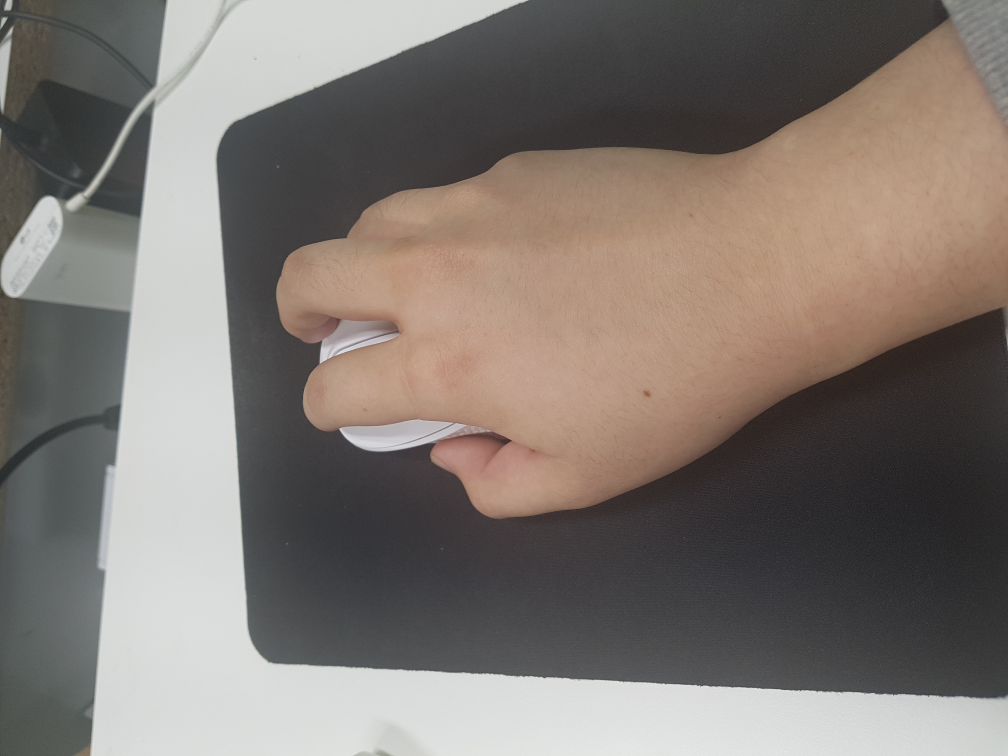
#> input picture Algorithm/Py_Server/image.png, 4032 x 3024 px (shown at 1/4 size)
$ python -i toGreed.py   (imports and definitions only)   (older library calls are emulated)
#> lines starting #> are read from the running program, lines starting #| are printed output that depends on the picture; after the words box and inside, x2 and y2 are one past the last pixel; in counts of white or black regions, pixels touching at a corner belong together
import cv2
import numpy as np
import math


def contour(image):
    # 사진 사이즈 조정

#> called with image = 'image.png'
    a = 0

    def Resizing(img):
        width = 500
        ratio = width / img.shape[1]  # width * 사진 너비 = 비율
        height = int(ratio * img.shape[0])  # 비율 * 사진 높이
        # 비율 유지한 채로 이미지 Resize
        resize = cv2.resize(img, dsize=(width, height), interpolation=cv2.INTER_AREA)
        print(resize.shape)

        return resize

    # 창 이름 설정

    # cv2.namedWindow('image')

    # 이미지 파일 읽기
    base = cv2.imread(image, cv2.IMREAD_COLOR)
#> base is the input picture: shape (3024, 4032, 3); mean B, G, R 113.4, 119.2, 127.5
    rotImg = cv2.rotate(base, cv2.ROTATE_90_CLOCKWISE)

    # 이미지 사이즈 조정

    img = Resizing(rotImg)
#> in Resizing, `resize = cv2.resize(img, dsize=(width, height), interpolation=cv2.INTE..`:
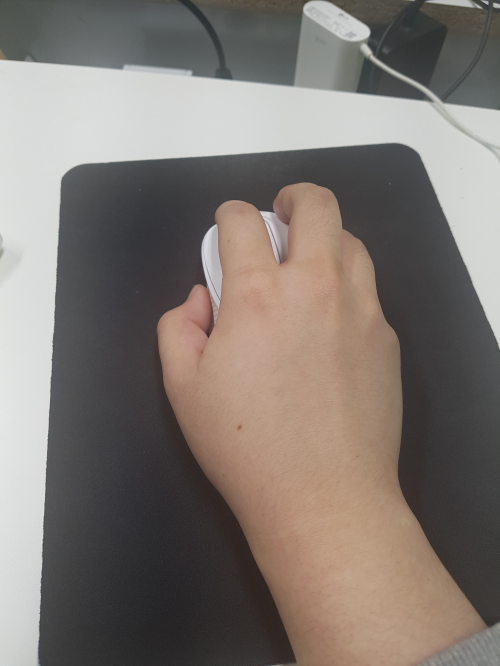
#> resize: shape (666, 500, 3); mean B, G, R 113.4, 119.2, 127.5
#| (666, 500, 3)

    # 이미지 hsv 색 변경

    img_hsv = cv2.cvtColor(img, cv2.COLOR_BGR2HSV)
#> img_hsv: shape (666, 500, 3); mean H, S, V 61, 29.4, 128.8

    # 피부색 범위 검출

    img_hsv = cv2.fastNlMeansDenoisingColored(img_hsv, None, 10, 10, 7, 21)  # 노이즈제거
#> img_hsv: shape (666, 500, 3); mean H, S, V 60, 29, 128.7

    lower = np.array([0, 50, 80], dtype="uint8")  # 최소 범위
    upper = np.array([70, 255, 255], dtype="uint8")  # 최대 범위

    img_hand = cv2.inRange(img_hsv, lower, upper)  # 범위 내 이미지 추출
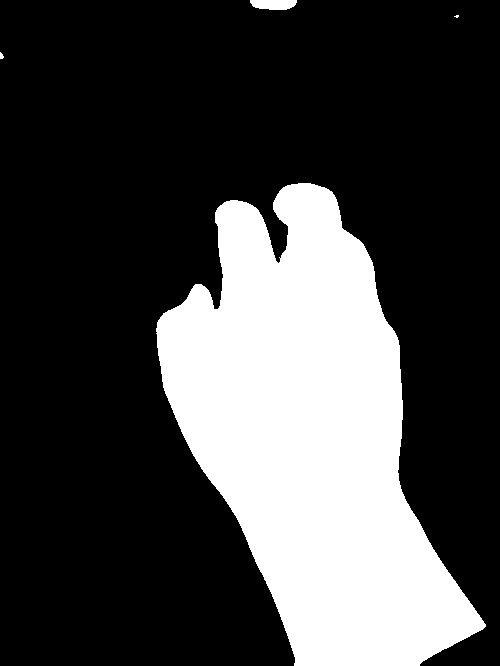
#> img_hand: shape (666, 500); 26.7% white; 4 white regions (1 under 20 px)

    # 손 가장자리 외각선 찾기

    contours, hierarchy = cv2.findContours(img_hand, cv2.RETR_LIST, cv2.CHAIN_APPROX_SIMPLE)
#> contours = 4 contours, 2 with area under 20; largest, box (x1, y1, x2, y2) and area: (156, 183, 486, 666) 87788, (250, 0, 297, 10) 350

    max = 0

    maxctr = None
    for cnt in contours:

        area = cv2.contourArea(cnt)

        if (max < area):
            max = area

            maxctr = cnt  # 손 가장자리 배열
#> this loop made 4 passes
#> (area, max) on pass 1: (87788, 87788)
#> area on pass 4: 350
#> after the loop, max = 87788; maxctr = contour of 697 points, box (x1, y1, x2, y2) (156, 183, 486, 666), area 87788

    # 흰색으로 손 내부 다시 칠하기

    mask = np.zeros(img.shape).astype(img.dtype)

    color = [255, 255, 255]

    img_hand = cv2.fillPoly(mask, [maxctr], color)
#> img_hand: shape (666, 500, 3); 26.6% white; 1 white region, box (x1, y1, x2, y2) and area: (156, 183, 486, 666) 88479

    # 손 외각선 그리기

    cv2.drawContours(img_hand, [maxctr], 0, (0, 0, 255), 3)
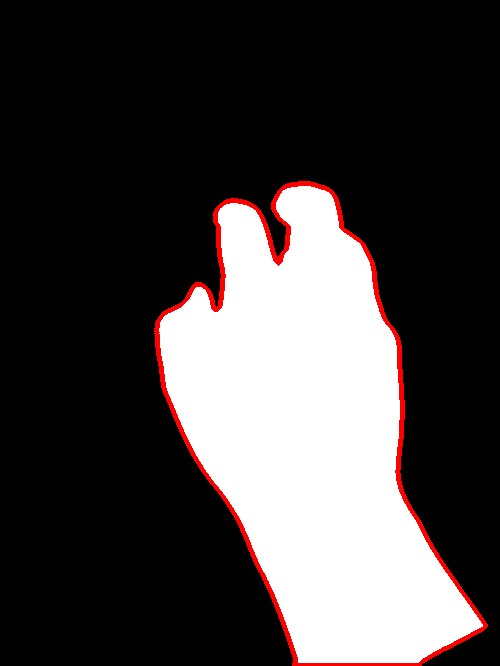
#> img_hand: shape (666, 500, 3); mean of channels 0, 1, 2 64.6, 64.6, 69.7; drawn as B, G, R

    # 중심점
    img_gray = cv2.cvtColor(img_hand, cv2.COLOR_BGR2GRAY)
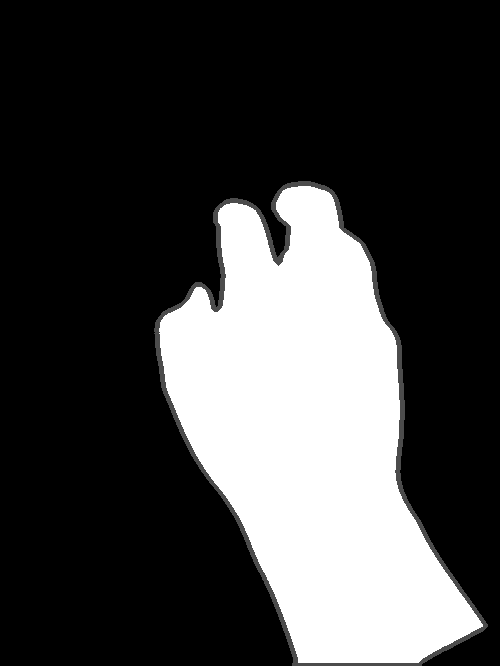
#> img_gray: shape (666, 500); min 0, max 255, mean 66.1
    img_dist = cv2.fillPoly(mask, [maxctr], color)
    dist = cv2.distanceTransform(img_gray, cv2.DIST_L2, 5)
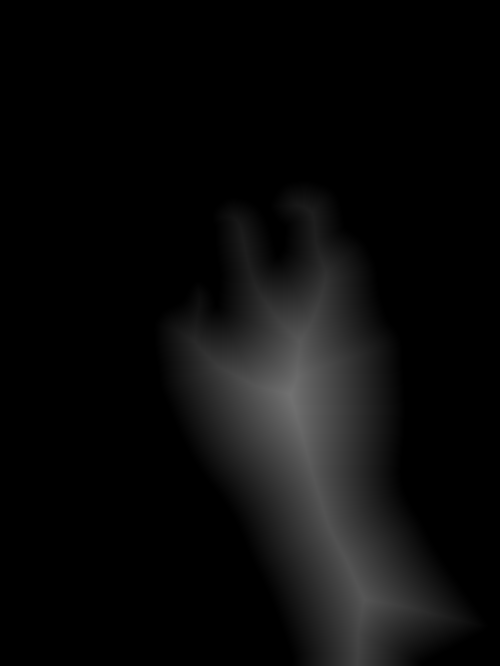
#> dist: shape (666, 500) float32; min 0, max 114, mean 11
    dist_max = np.argmax(dist)
#> dist_max = 197290
    # contour_max=np.argmax(contours)
    maxY, maxX = divmod(dist_max, 500)
#> maxY = 394; maxX = 290
    # conY,conX=divmod(contour_max,400)
    result = cv2.normalize(dist, None, 255, 0, cv2.NORM_MINMAX, cv2.CV_8UC1)
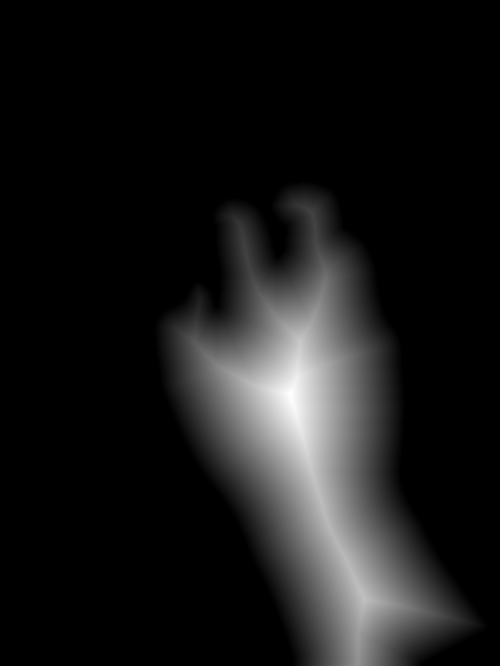
#> result: shape (666, 500); min 0, max 255, mean 24.5
    cv2.circle(img_hand, (maxX, maxY), 3, (0, 0, 255), -1)
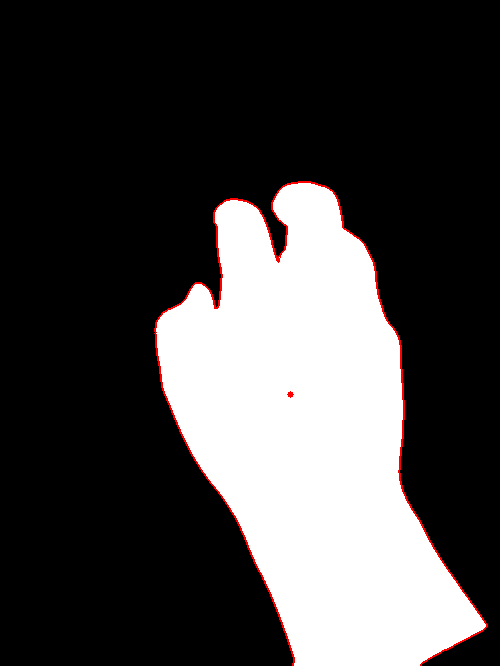
#> img_hand: shape (666, 500, 3); 1.24% of pixels changed, all inside (x1, y1, x2, y2) = (156, 183, 486, 666); drawn as B, G, R
    #cv2.imwrite('contour.png', img_hand)
    # 손목찾기
    corners = cv2.goodFeaturesToTrack(img_gray, 500, 0.01, 8)
#> corners = 133 rows, first 8: [278, 265], [298, 662], [482, 625], [255, 210], [220, 208], [395, 471], [418, 662], [268, 581]
    rightX = 600
    rightY = maxY
#> rightY = 394
    leftY = maxY
#> leftY = 394
    leftX = 0
    while a < 50:
        for i in corners:
            x, y = i.ravel()
            if y > maxY:
                if rightY - y < 0 and rightY - y > -20 and x > maxX and rightX > x:
                    rightX = x
                    rightY = y
        a = a + 1
#> after the loop, rightY = 400
    a = 0
    while a < 50:
        for i in corners:
            x, y = i.ravel()
            if y > maxY:
                if leftY - y < 0 and leftY - y > -30 and x < maxX and leftY < rightY + 5:
                    leftX = x
                    leftY = y
        a = a + 1
#> after the loop, leftY = 422
    cv2.imwrite('contour2.png', img_hand)
    # 손끝 중심
    corners = cv2.goodFeaturesToTrack(img_gray, 10, 0.01, 10)
#> corners = [[278, 265], [298, 662], [482, 625], [255, 210], [220, 208], [395, 471], [418, 662], [268, 581], [168, 313], [217, 311]]
    for i in corners:
        x, y = i.ravel()
        if y > maxY:
            if rightY - y < 0 and x > maxX:
                rhandX = x
                rhandY = y
#> this loop made 10 passes
#> (x, y, rhandX, rhandY) on passes 2, 3, 6, 7: (298, 662, 298, 662), (482, 625, 482, 625), (395, 471, 395, 471), (418, 662, 418, 662)
    for i in corners:
        x, y = i.ravel()
        if y > maxY:
            if rightY - y < 0 and x < maxX:
                lhandX = x
                lhandY = y
#> this loop made 10 passes
#> (x, y, lhandX, lhandY) on pass 8: (268, 581, 268, 581)

    # 손끝 중심

    #exitX = int((rhandX + lhandX) / 2)
    #exitY = int((rhandY + lhandY) / 2)
    # 손목 중심
    wristX = int((rightX + leftX) / 2)
    wristY = int((rightY + leftY) / 2)
#> wristY = 411


    # [6 lines of commented-out code are left out]

    print('손 중심점:', (maxX, maxY))
#| 손 중심점: (290, 394)
    print('손목 중심점:', (wristX, wristY))
#| 손목 중심점: (289, 411)
    #print('손끝 중심점:', (rightX, rightY))

    x1 = maxX - wristX
#> x1 = 1
    y1 = maxY - wristY
#> y1 = -17
    x2 = rightX - wristX
    y2 = rightY - wristY
#> y2 = -11
    angle = math.atan2(y1 * x2 - x1 * y2, x1 * x2 + y1 * y2) * 180 / math.pi
#> angle = -80.92
    angle = abs(angle)
#> angle = 80.92
    if angle > 90:
        angle = angle-90
    else:
        angle=90-angle
#> angle = 9.08
    angle = round(angle)
#> angle = 9
    print('각도:', angle)
#| 각도: 9

    # 이미지 보여주기
    cv2.imwrite('contour.png', img_hand)
    cv2.imwrite('hsv2.png', img_hsv)
    '''
    cv2.imshow('gray', img_dist)
    cv2.imshow('main', img_hand)
    cv2.imshow('distance', result)
    cv2.waitKey(0)
    cv2.destroyAllWindows()
    '''

    return img_hand, angle

>>> result = contour('image.png')
